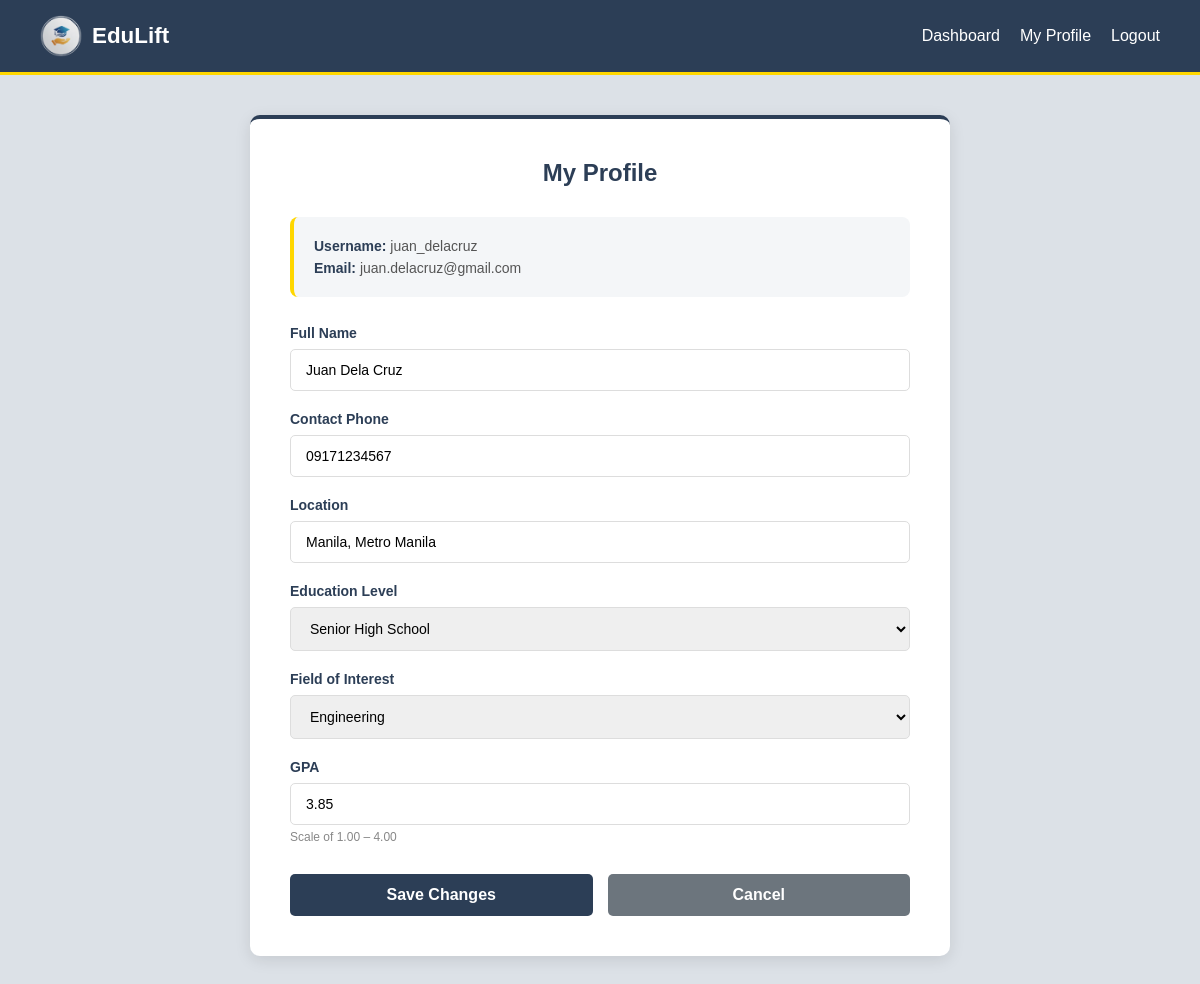
Page /student/profile.php (signed in) on the committed database.
### tables this page shows
CREATE TABLE `student_profiles` (
  `student_id` int(11) NOT NULL,
  `user_id` int(11) NOT NULL,
  `full_name` varchar(200) NOT NULL,
  `contact_phone` varchar(20) DEFAULT NULL,
  `location` varchar(200) DEFAULT NULL,
  `education_level` varchar(50) DEFAULT NULL,
  `field_of_interest` varchar(100) DEFAULT NULL,
  `gpa` decimal(3,2) DEFAULT NULL,
  `created_at` timestamp NOT NULL DEFAULT current_timestamp()
);

CREATE TABLE `users` (
  `user_id` int(11) NOT NULL,
  `username` varchar(50) NOT NULL,
  `email` varchar(100) NOT NULL,
  `password` varchar(255) NOT NULL,
  `user_type` varchar(20) NOT NULL,
  `created_at` timestamp NOT NULL DEFAULT current_timestamp()
);

### student/profile.php (the view, shortened to what this page needs)
<?php
include("../config/database.php");
$user_id = (int) $_SESSION['user_id'];
$stmt = mysqli_prepare($conn, "SELECT sp.*, u.username, u.email
                                FROM student_profiles sp
                                JOIN users u ON sp.user_id = u.user_id
                                WHERE sp.user_id = ?");
mysqli_stmt_bind_param($stmt, "i", $user_id);
mysqli_stmt_execute($stmt);
$student = mysqli_fetch_assoc(mysqli_stmt_get_result($stmt));
?>
<!DOCTYPE html>
<html lang="en">
<head>
    <link rel="stylesheet" href="../assets/css/style.css">
</head>
<body>
    <header class="header">
        <a class="header-brand" href="#"><img src="../assets/img/eduliftlogo.png" alt="EduLift Logo" class="header-logo"><h1 class="logo">EduLift</h1></a>
        <nav>
            <a href="dashboard.php">Dashboard</a>
            <a href="profile.php">My Profile</a>
            <a href="../auth/logout.php">Logout</a>
        </nav>
    </header>
    <div class="form-page">
        <div class="form-card">
            <h2>My Profile</h2>
            <div class="profile-meta">
                <p><strong>Username:</strong> <?php echo htmlspecialchars($student['username']); ?></p>
                <p><strong>Email:</strong>    <?php echo htmlspecialchars($student['email']); ?></p>
            </div>
            <form method="POST" class="scholarship-form">
                <div class="form-group">
                    <label>Full Name</label>
                    <input type="text" name="full_name"
                           value="<?php echo htmlspecialchars($student['full_name']); ?>" required>
                </div>
                <div class="form-group">
                    <label>Contact Phone</label>
                    <input type="text" name="contact_phone"
                           value="<?php echo htmlspecialchars($student['contact_phone'] ?? ''); ?>"
                           placeholder="e.g., 09171234567">
                </div>
                <div class="form-group">
                    <label>Location</label>
                    <input type="text" name="location"
                           value="<?php echo htmlspecialchars($student['location'] ?? ''); ?>"
                           placeholder="e.g., Manila, Metro Manila">
                </div>
                <div class="form-group">
                    <label>Education Level</label>
                    <select name="education_level">
                        <?php
                        $levels = ['Senior High School', 'College Undergraduate', 'Graduate Studies'];
                        foreach ($levels as $level):
                        ?>
                            <option value="<?php echo $level; ?>"
                                <?php echo ($student['education_level'] ?? '') === $level ? 'selected' : ''; ?>>
                                <?php echo $level; ?>
                            </option>
                        <?php endforeach; ?>
                    </select>
                </div>
                <div class="form-group">
                    <label>Field of Interest</label>
                    <select name="field_of_interest">
                        <?php
                        $fields = ['Engineering', 'Medicine', 'Business', 'Science', 'Arts', 'Law', 'Education'];
                        foreach ($fields as $f):
                        ?>
                            <option value="<?php echo $f; ?>"
                                <?php echo ($student['field_of_interest'] ?? '') === $f ? 'selected' : ''; ?>>
                                <?php echo $f; ?>
                            </option>
                        <?php endforeach; ?>
                    </select>
                </div>
                <div class="form-group">
                    <label>GPA</label>
                    <input type="number" name="gpa" step="0.01" min="1.00" max="4.00"
                           value="<?php echo htmlspecialchars($student['gpa'] ?? ''); ?>"
                           placeholder="e.g., 3.75">
                    <small>Scale of 1.00 – 4.00</small>
                </div>
                <div class="form-actions">
                    <button type="submit" class="btn">Save Changes</button>
                    <a href="dashboard.php" class="btn-cancel">Cancel</a>
                </div>
            </form>
        </div>
    </div>
</body>
</html>

### assets/css/style.css (style rules this page uses)
* { box-sizing: border-box; }
body { margin: 0; font-family: Arial, sans-serif; display: flex; flex-direction: column; min-height: 100vh; background: #dce1e7; }
main, .auth-page, .form-page { flex: 1; }
.header { padding: 15px 40px; display: flex; justify-content: space-between; align-items: center; background: #2c3e56; border-bottom: 3px solid #FFD700; position: relative; }
.header-brand { display: flex; align-items: center; gap: 10px; text-decoration: none; }
.header-logo { height: 42px; width: 42px; border-radius: 50%; object-fit: cover; flex-shrink: 0; }
.logo { font-weight: bold; color: #ffffff; margin: 0; font-size: 1.4rem; }
.header nav { display: flex; align-items: center; }
.header nav a { color: #ffffff; text-decoration: none; margin-left: 20px; transition: color 0.3s; white-space: nowrap; }
.btn { display: inline-block; padding: 10px 20px; background: #2c3e56; color: #ffffff; text-decoration: none; border-radius: 5px; font-size: 15px; font-weight: bold; border: none; cursor: pointer; transition: background 0.3s, transform 0.2s; }
.form-page { min-height: calc(100vh - 80px); background: #dce1e7; padding: 40px 20px; }
.form-card { background: #ffffff; border-radius: 10px; padding: 40px; box-shadow: 0 4px 16px rgba(0,0,0,0.1); border-top: 4px solid #2c3e56; max-width: 700px; margin: 0 auto; }
.form-card h2 { color: #2c3e56; text-align: center; margin-top: 0; margin-bottom: 30px; }
.form-group { margin-bottom: 20px; }
.form-group label { display: block; color: #2c3e56; font-weight: 600; margin-bottom: 8px; font-size: 14px; }
.form-group small { display: block; color: #888; font-size: 12px; margin-top: 5px; }
.scholarship-form input[type="text"], .scholarship-form input[type="email"], .scholarship-form input[type="number"], .scholarship-form input[type="date"], .scholarship-form select, .scholarship-form textarea { width: 100%; padding: 12px 15px; border: 1px solid #ddd; border-radius: 5px; font-size: 14px; box-sizing: border-box; font-family: Arial, sans-serif; }
.form-actions { display: flex; gap: 15px; margin-top: 30px; }
.form-actions .btn { flex: 1; padding: 12px; font-size: 16px; text-align: center; }
.form-actions .btn-cancel { flex: 1; padding: 12px; background: #6c757d; color: #ffffff; border: none; border-radius: 5px; font-size: 16px; font-weight: bold; cursor: pointer; text-align: center; text-decoration: none; transition: background 0.3s; }
.profile-meta { background: #f4f6f8; border-radius: 8px; padding: 15px 20px; margin-bottom: 28px; border-left: 4px solid #FFD700; }
.profile-meta p { margin: 6px 0; font-size: 14px; color: #555; }
.profile-meta p strong { color: #2c3e56; }

### rows in the picture
student_profiles: user.username "juan_delacruz", user.email "juan.delacruz@gmail.com", full_name "Juan Dela Cruz", contact_phone "09171234567", location "Manila, Metro Manila", education_level "Senior High School", field_of_interest "Engineering", gpa "3.85"
